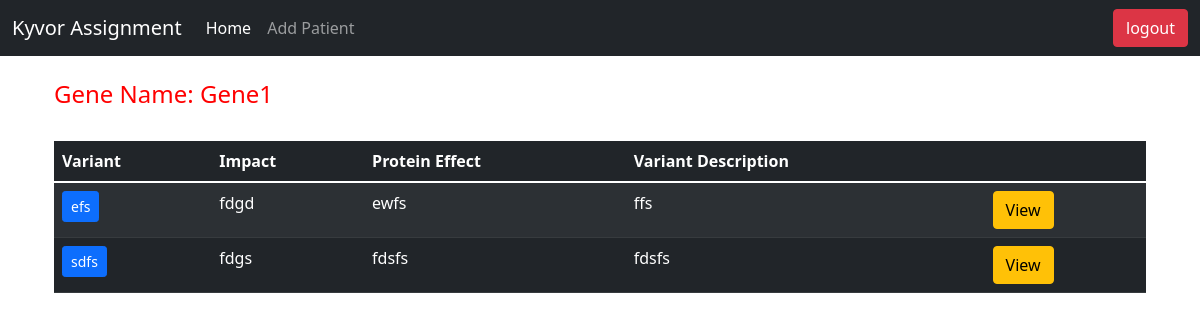
The page /gene-detail/Gene1/ (signed in) on the database its author committed.
### genome/models.py (models this page shows, shortened)
class Gene(models.Model):
    gene = models.CharField(max_length=200, null=True, blank=True)
    key = models.CharField(max_length=200, null=True, blank=True)
    impact = models.CharField(max_length=200, null=True, blank=True)
    variant_description = models.CharField(
        max_length=200, null=True, blank=True)
    variant = models.CharField(max_length=200, null=True, blank=True)
    protein_effect = models.CharField(max_length=200, null=True, blank=True)
    associated_with_drug_resistance = models.CharField(
        max_length=200, null=True, blank=True)
    id = models.UUIDField(default=uuid.uuid4, unique=True,
                          primary_key=True, editable=False)

### genome/views.py (the view)
# urls.py: path('gene-detail/<str:pk>/', views.gene_detail, name="gene-detail"),
@login_required(login_url='login-user')
def gene_detail(request, pk):
    genes = Gene.objects.filter(gene=pk)
    variant_list = []
    for gene in genes:
        if gene.variant not in variant_list:
            variant_list.append(gene)
    context = {
        "gene": pk,
        "variant_list": variant_list
    }
    return render(request, 'genome/gene_detail.html', context)

### genome/templates/genome/gene_detail.html
{% extends 'main.html' %} {% block content %}
<br />
<div class="container">
  <h4 style="color: red">Gene Name: {{gene}}</h4>
  <br />
  <table class="table table-dark table-striped">
    <thead>
      <tr>
        <th scope="col">Variant</th>
        <th scope="col">Impact</th>
        <th scope="col">Protein Effect</th>
        <th scope="col">Variant Description</th>
        <th></th>
      </tr>
    </thead>
    <tbody>
      {% for variant in variant_list %}
      <tr>
        <th scope="row">
          <a
            class="btn btn-primary btn-sm"
            href="{% url 'variant-detail' variant.id %}"
            >{{variant.variant}}</a
          >
        </th>
        <td>{{variant.impact}}</td>
        <td>{{variant.protein_effect}}</td>
        <td>{{variant.variant_description}}</td>
        <td>
          <a
            class="btn btn-warning"
            href="{% url 'variant-detail' variant.id %}"
            >View</a
          >
        </td>
      </tr>
      {% endfor %}
    </tbody>
  </table>
</div>
{% endblock content %}

### rows shown on the page
Gene: variant "efs", impact "fdgd", protein_effect "ewfs", variant_description "ffs"
Gene: variant "sdfs", impact "fdgs", protein_effect "fdsfs", variant_description "fdsfs"

### other values the page prints
{{ gene }} "Gene1"
